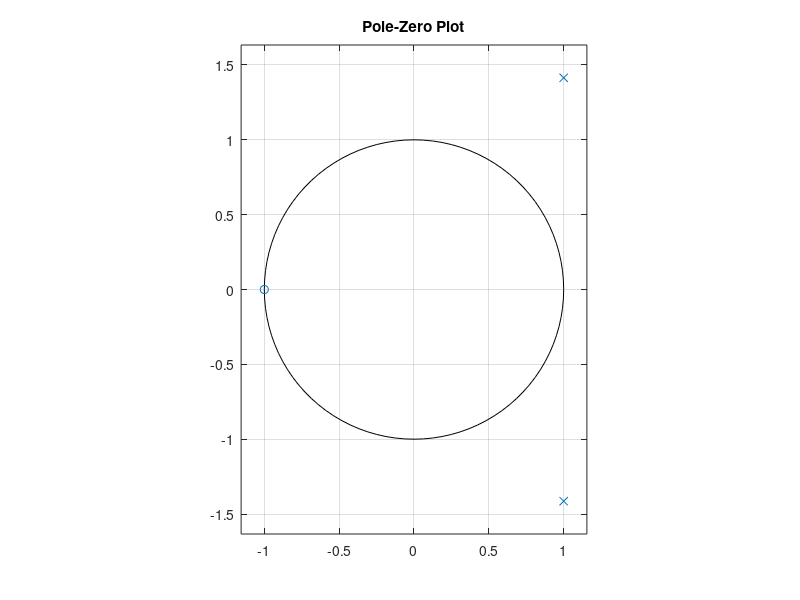
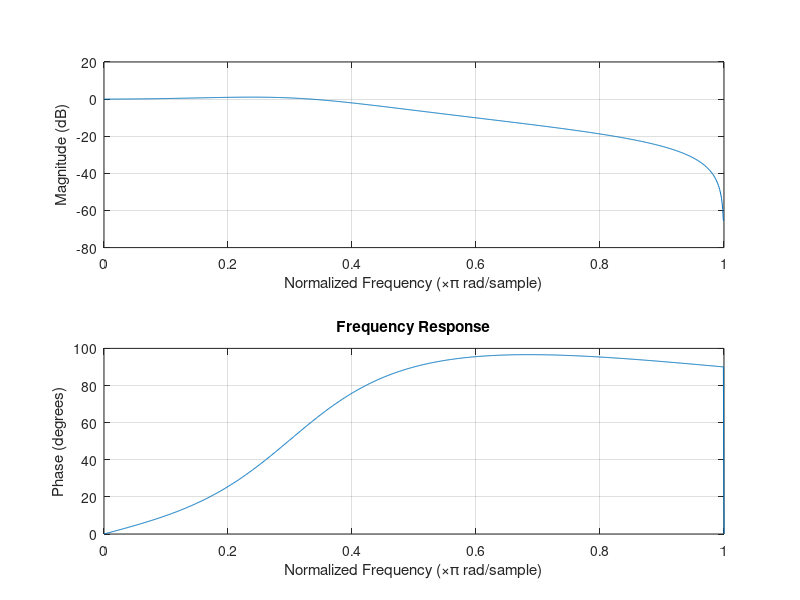
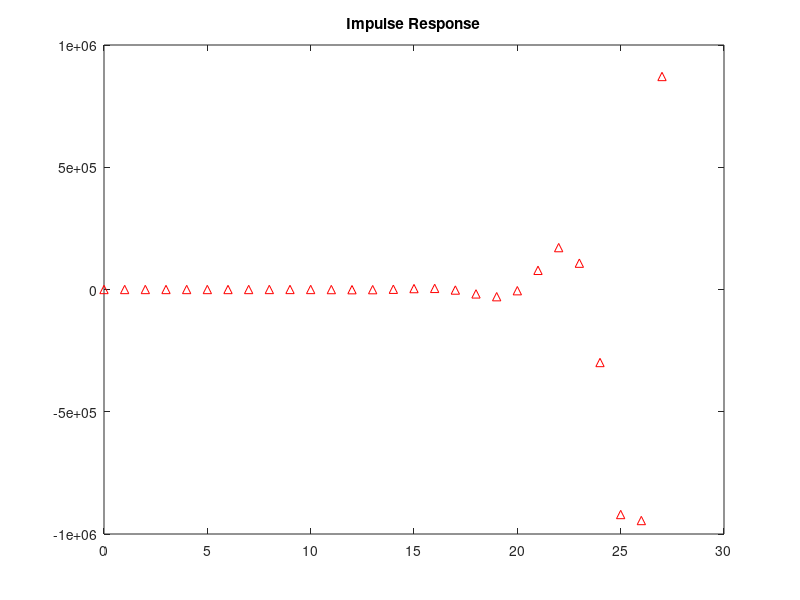

MATLAB code for these plots, in order:
% Define numerator and denominator coefficients
b = [0 1 1]; % Coefficients of numerator
a = [1 -2 3]; % Coefficients of denominator

% Compute and display the roots (zeros and poles)
zero_roots = roots(b);
pole_roots = roots(a);

disp('Zeros:');
disp(zero_roots);
disp('Poles:');
disp(pole_roots);

% Plot the pole-zero diagram
figure;
zplane(b, a);
title('Pole-Zero Plot');

% Compute and display the frequency response
Fs = 1000; % Sampling frequency
figure;
freqz(b, a, Fs);
title('Frequency Response');

% Compute and plot the impulse response
figure;
impz(b, a);
title('Impulse Response');
